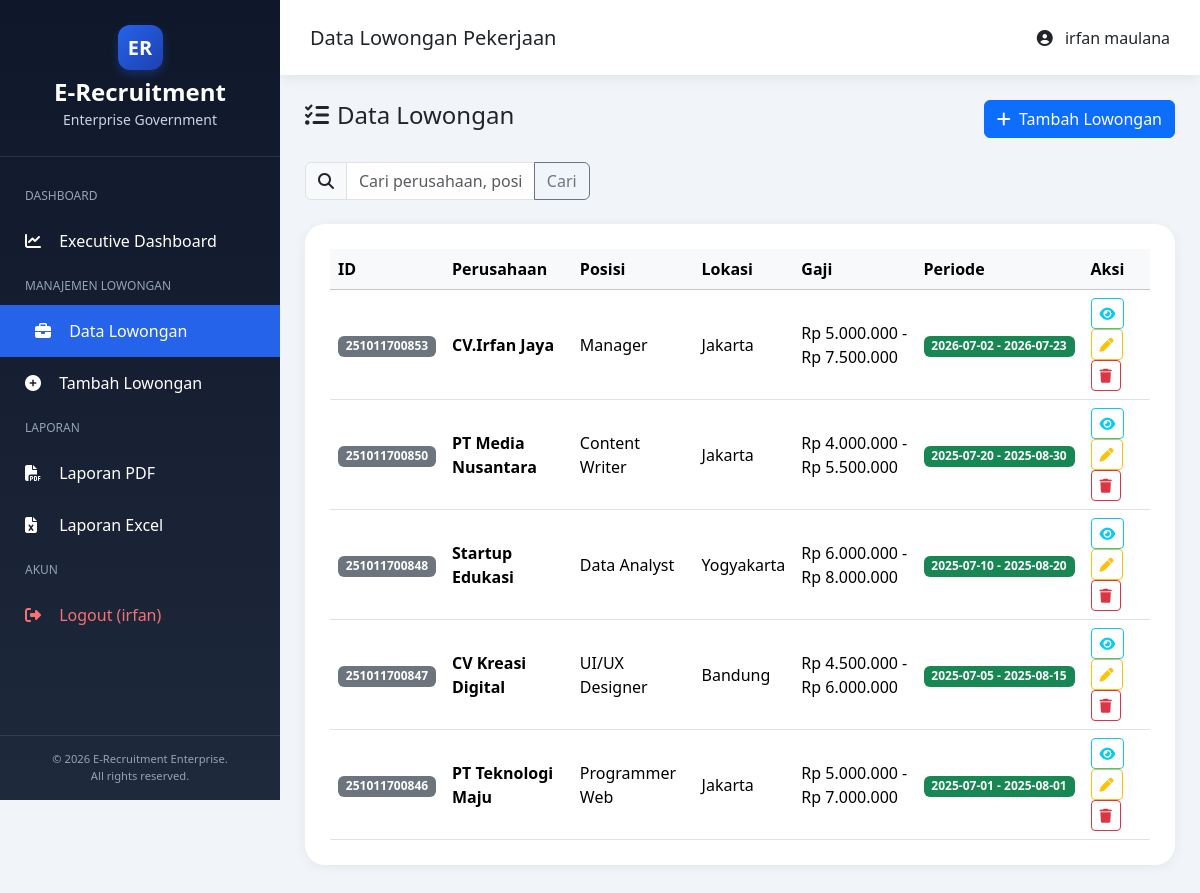
Screenshot of /index.php?page=lowongan (signed in) with the database file from the repository.
### tables this page shows
CREATE TABLE `lowongan` (
  `id` bigint(20) NOT NULL,
  `perusahaan` varchar(100) NOT NULL,
  `posisi` varchar(100) NOT NULL,
  `deskripsi` text NOT NULL,
  `kualifikasi` text NOT NULL,
  `lokasi` varchar(100) NOT NULL,
  `gaji` varchar(50) DEFAULT NULL,
  `tanggal_buka` date NOT NULL,
  `tanggal_tutup` date NOT NULL,
  `gambar_perusahaan` varchar(255) DEFAULT NULL,
  `created_at` timestamp NOT NULL DEFAULT current_timestamp(),
  `updated_at` timestamp NOT NULL DEFAULT current_timestamp() ON UPDATE current_timestamp()
);

### controllers/LowonganController.php (called while the page is built, shortened)
<?php
require_once __DIR__ . '/../models/Lowongan.php';
class LowonganController {
    private $model;
    public function __construct() {
        $this->model = new Lowongan();
    }
    public function index() {
        $search = $_GET['search'] ?? '';
        $data = $this->model->getAll($search);
        include __DIR__ . '/../views/lowongan/index.php';
    }
}

### config/Database.php (called while the page is built)
<?php
class Database {
    private static $instance = null;
    private $conn;
    private $host = 'localhost';
    private $dbname = 'db_uas_lowongan';
    private $user = 'root';
    private $pass = '';
    private function __construct() {
        try {
            $this->conn = new PDO(
                "mysql:host=$this->host;dbname=$this->dbname;charset=utf8",
                $this->user,
                $this->pass
            );
            $this->conn->setAttribute(PDO::ATTR_ERRMODE, PDO::ERRMODE_EXCEPTION);
        } catch (PDOException $e) {
            die("Koneksi database gagal: " . $e->getMessage());
        }
    }
    public static function getInstance() {
        if (self::$instance === null) {
            self::$instance = new Database();
        }
        return self::$instance;
    }
    public function getConnection() {
        return $this->conn;
    }
}

### models/Lowongan.php (called while the page is built, shortened)
<?php
require_once __DIR__ . '/../config/Database.php';
class Lowongan {
    private $conn;
    private $table = 'lowongan';
    public function __construct() {
        $database = Database::getInstance();
        $this->conn = $database->getConnection();
    }
    public function getAll($search = '') {
        $sql = "SELECT * FROM {$this->table}";
        $sql .= " ORDER BY id DESC";
        $stmt = $this->conn->prepare($sql);
        $stmt->execute();
        return $stmt->fetchAll(PDO::FETCH_ASSOC);
    }
}

### views/lowongan/index.php (the view, shortened to what this page needs)
<?php
$pageTitle = "Data Lowongan Pekerjaan";
$page = 'lowongan';
include __DIR__ . '/../header.php';
?>
<div class="d-flex justify-content-between align-items-center mb-4">
    <h4><i class="fa fa-list-check me-2"></i>Data Lowongan</h4>
    <a href="index.php?page=lowongan_create" class="btn btn-primary"><i class="fa fa-plus me-1"></i> Tambah Lowongan</a>
</div>
<form class="row g-2 mb-4" method="get" action="index.php">
    <div class="col-md-4">
        <div class="input-group">
            <span class="input-group-text"><i class="fa fa-search"></i></span>
            <input type="text" name="search" class="form-control" placeholder="Cari perusahaan, posisi, lokasi..." value="<?= htmlspecialchars($search ?? '') ?>">
            <button class="btn btn-outline-secondary" type="submit">Cari</button>
        </div>
    </div>
</form>
<div class="panel">
    <div class="table-responsive">
        <table class="table table-hover align-middle mb-0">
            <thead class="table-light">
                <tr>
                    <th>ID</th>
                    <th>Perusahaan</th>
                    <th>Posisi</th>
                    <th>Lokasi</th>
                    <th>Gaji</th>
                    <th>Periode</th>
                    <th>Aksi</th>
                </tr>
            </thead>
            <tbody>
                <?php if (empty($data)): ?>
                    <tr>
                        <td colspan="7" class="text-center py-4">Tidak ada data lowongan.</td>
                    </tr>
                <?php else: ?>
                    <?php foreach ($data as $row): ?>
                    <tr>
                        <td><span class="badge bg-secondary"><?= $row['id'] ?></span></td>
                        <td><strong><?= htmlspecialchars($row['perusahaan']) ?></strong></td>
                        <td><?= htmlspecialchars($row['posisi']) ?></td>
                        <td><?= htmlspecialchars($row['lokasi']) ?></td>
                        <td><?= htmlspecialchars($row['gaji']) ?></td>
                        <td><span class="badge bg-success"><?= $row['tanggal_buka'] ?> - <?= $row['tanggal_tutup'] ?></span></td>
                        <td>
                            <a href="index.php?page=lowongan_detail&id=<?= $row['id'] ?>" class="btn btn-sm btn-outline-info" title="Detail"><i class="fa fa-eye"></i></a>
                            <a href="index.php?page=lowongan_edit&id=<?= $row['id'] ?>" class="btn btn-sm btn-outline-warning" title="Edit"><i class="fa fa-pen"></i></a>
                            <a href="index.php?page=lowongan_delete&id=<?= $row['id'] ?>" class="btn btn-sm btn-outline-danger" onclick="return confirm('Hapus data ini?')" title="Hapus"><i class="fa fa-trash"></i></a>
                        </td>
                    </tr>
                    <?php endforeach; ?>
                <?php endif; ?>
            </tbody>
        </table>
    </div>
</div>
<?php include __DIR__ . '/../footer.php'; ?>

### index.php (shortened to what this page needs)
<?php
$page = $_GET['page'] ?? 'dashboard';
switch ($page) {
    case 'lowongan':
        require 'controllers/LowonganController.php';
        (new LowonganController())->index();
        break;
}

### views/header.php (shortened to what this page needs)
<!DOCTYPE html>
<html lang="id">
<head>
    <link href="https://cdn.jsdelivr.net/npm/bootstrap@5.3.3/dist/css/bootstrap.min.css" rel="stylesheet">
    <link href="https://cdnjs.cloudflare.com/ajax/libs/font-awesome/6.6.0/css/all.min.css" rel="stylesheet">
</head>
<body>
<div class="sidebar" id="sidebar">
    <div class="brand">
        <div class="logo-icon">ER</div>
        <h4>E-Recruitment</h4>
        <small>Enterprise Government</small>
    </div>
    <div class="menu">
        <div class="menu-title">Dashboard</div>
        <a href="index.php?page=dashboard" class="<?= ($page == 'dashboard') ? 'active' : '' ?>">
            <i class="fa fa-chart-line"></i> Executive Dashboard
        </a>
        <div class="menu-title">Manajemen Lowongan</div>
        <a href="index.php?page=lowongan" class="<?= (strpos($page, 'lowongan') !== false) ? 'active' : '' ?>">
            <i class="fa fa-briefcase"></i> Data Lowongan
        </a>
        <a href="index.php?page=lowongan_create"><i class="fa fa-plus-circle"></i> Tambah Lowongan</a>
        <div class="menu-title">Laporan</div>
        <a href="index.php?page=report_pdf"><i class="fa fa-file-pdf"></i> Laporan PDF</a>
        <a href="index.php?page=report_preview"><i class="fa fa-file-excel"></i> Laporan Excel</a>
        <div class="menu-title">Akun</div>
        <a href="index.php?page=logout" style="color:#f87171;"><i class="fa fa-sign-out-alt"></i> Logout (<?= $_SESSION['username'] ?>)</a>
    </div>
    <div class="sidebar-footer">
        &copy; <?= date('Y') ?> E-Recruitment Enterprise.<br>All rights reserved.
    </div>
</div>
<div class="topbar">
    <div>
        <h5 class="mb-0"><?= $pageTitle ?? 'Dashboard' ?></h5>
    </div>
    <div>
        <i class="fa fa-user-circle me-2"></i> <?= $_SESSION['nama'] ?? 'Administrator' ?>
    </div>
</div>
<div class="content">

### views/footer.php (shortened to what this page needs)
</div>
</body>
</html>

### views/header.php (style rules this page uses)
:root { --primary:#0f172a; --secondary:#1e293b; --accent:#2563eb; --gold:#f59e0b; --success:#10b981; --danger:#ef4444; --bg:#f1f5f9; }
body { background: var(--bg); font-family: 'Segoe UI', sans-serif; margin-left: 280px; transition: margin-left 0.3s; }
.sidebar { width: 280px; height: 100vh; position: fixed; left: 0; top: 0; background: linear-gradient(180deg, #0f172a, #1e293b); color: #fff; overflow-y: auto; z-index: 1000; transition: transform 0.3s; display: flex; flex-direction: column; }
.sidebar .brand { padding: 25px; text-align: center; border-bottom: 1px solid rgba(255,255,255,.1); }
.sidebar .brand .logo-icon { display: inline-block; background: linear-gradient(135deg, #2563eb, #1e40af); color: white; width: 45px; height: 45px; border-radius: 12px; line-height: 45px; font-size: 20px; font-weight: bold; box-shadow: 0 4px 10px rgba(37,99,235,0.3); margin-bottom: 8px; }
.sidebar .brand h4 { font-weight: 700; margin: 0; }
.sidebar .brand small { color: #cbd5e1; }
.sidebar .menu { padding: 20px 0; flex: 1; }
.sidebar .menu-title { padding: 10px 25px; font-size: 12px; color: #94a3b8; text-transform: uppercase; }
.sidebar .menu a { display: block; padding: 14px 25px; color: #fff; text-decoration: none; transition: .3s; }
.sidebar .menu a:hover, .sidebar .menu a.active { background: #2563eb; padding-left: 35px; }
.sidebar .menu i { width: 30px; }
.sidebar .sidebar-footer { padding: 15px 25px; border-top: 1px solid rgba(255,255,255,.1); text-align: center; font-size: 0.7rem; color: #94a3b8; }
.topbar { height: 75px; background: white; display: flex; justify-content: space-between; align-items: center; padding: 0 30px; box-shadow: 0 2px 15px rgba(0,0,0,.08); position: fixed; top: 0; right: 0; left: 280px; z-index: 999; transition: left 0.3s; }
.content { padding: 100px 25px 25px 25px; }
.panel { background: white; border-radius: 20px; padding: 25px; box-shadow: 0 2px 12px rgba(0,0,0,.06); margin-bottom: 25px; }

### rows the page displays
lowongan: id "251011700853", perusahaan "CV.Irfan Jaya", posisi "Manager", lokasi "Jakarta", gaji "Rp 5.000.000 - Rp 7.500.000", tanggal_buka "2026-07-02", tanggal_tutup "2026-07-23"
lowongan: id "251011700850", perusahaan "PT Media Nusantara", posisi "Content Writer", lokasi "Jakarta", gaji "Rp 4.000.000 - Rp 5.500.000", tanggal_buka "2025-07-20", tanggal_tutup "2025-08-30"
lowongan: id "251011700848", perusahaan "Startup Edukasi", posisi "Data Analyst", lokasi "Yogyakarta", gaji "Rp 6.000.000 - Rp 8.000.000", tanggal_buka "2025-07-10", tanggal_tutup "2025-08-20"
lowongan: id "251011700847", perusahaan "CV Kreasi Digital", posisi "UI/UX Designer", lokasi "Bandung", gaji "Rp 4.500.000 - Rp 6.000.000", tanggal_buka "2025-07-05", tanggal_tutup "2025-08-15"
lowongan: id "251011700846", perusahaan "PT Teknologi Maju", posisi "Programmer Web", lokasi "Jakarta", gaji "Rp 5.000.000 - Rp 7.000.000", tanggal_buka "2025-07-01", tanggal_tutup "2025-08-01"

### other values shown
$_SESSION['username'] "irfan"
$pageTitle "Data Lowongan Pekerjaan"
$_SESSION['nama'] "irfan maulana"
